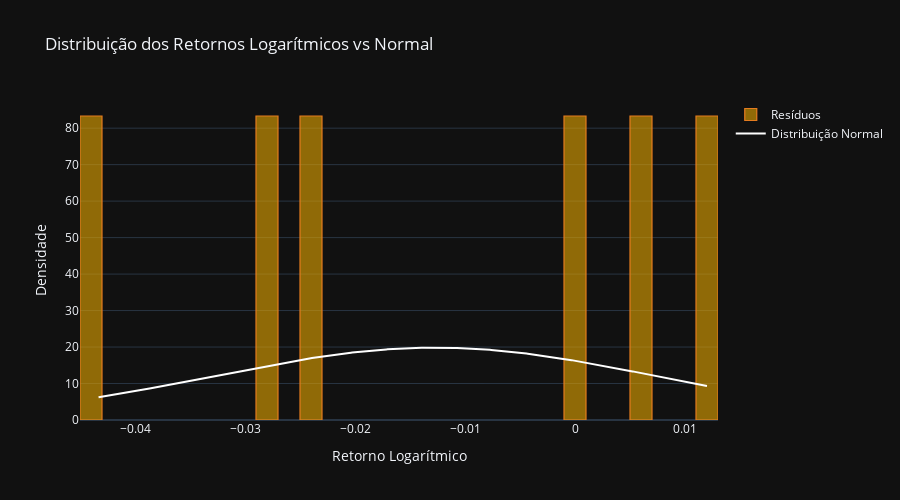

Write notebook code for a chart like this one.
### Code cell
plot_log_return_analysis(df_returns["log_return"])

### Figure 1 — Plotly figure (JSON) as saved in the notebook; plotly's stock layout.template omitted (floating-point values rounded to 4 significant figures; data arrays with more than 128 entries replaced by an {"elided": "..."} marker saying what was removed)
{"data": [{"histnorm": "probability density", "marker": {"color": "rgba(229, 165, 0, 0.6)", "line": {"color": "#E57C1F", "width": 1.2}}, "name": "Resíduos", "nbinsx": 50, "type": "histogram", "x": [0.012, -0.02793, 0.006904, -0.0004819, -0.02341, -0.04331]}, {"line": {"color": "white", "width": 2}, "name": "Distribuição Normal", "type": "scatter", "x": {"elided": "500 float values"}, "y": {"elided": "500 float values"}}], "layout": {"height": 500, "title": {"text": "Distribuição dos Retornos Logarítmicos vs Normal"}, "xaxis": {"title": {"text": "Retorno Logarítmico"}}, "yaxis": {"title": {"text": "Densidade"}}}}
